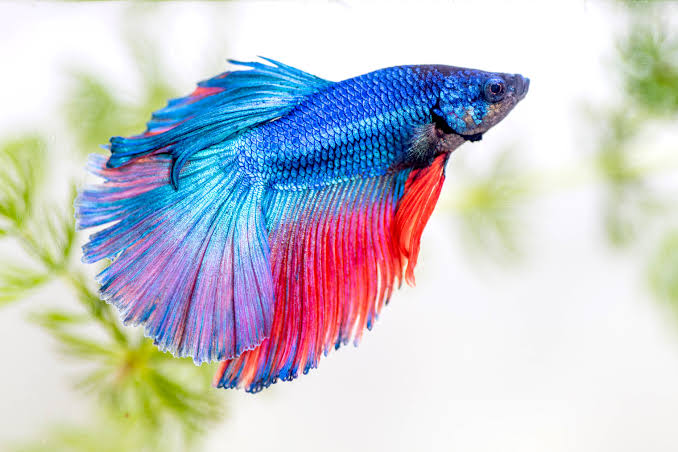
#> input picture 10-Apuntes/Pez.jpg, 678 x 452 px, given in place of the camera
$ python modeloHSVvideo.py
#> lines starting #> are read from the running program, lines starting #| are printed output that depends on the picture; after the words box and inside, x2 and y2 are one past the last pixel; in counts of white or black regions, pixels touching at a corner belong together
#Mostrar solo un color especifico de un video
import cv2 as cv
import numpy as np

cap = cv.VideoCapture(0)

while True:
  ret, img = cap.read()
#> img is the input picture: shape (452, 678, 3); mean B, G, R 205.7, 199.1, 197.3
  if ret:
    hsv = cv.cvtColor(img, cv.COLOR_BGR2HSV)
#> hsv: shape (452, 678, 3); mean H, S, V 66, 65.8, 226.4
    ubb = (25,50,100)
    uba = (35, 255, 255)

    mask = cv.inRange(hsv, ubb, uba)
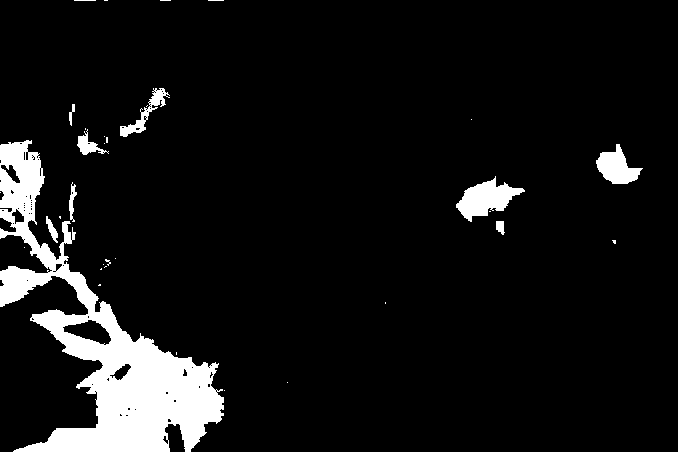
#> mask: shape (452, 678); 8.1% white; 34 white regions (24 under 20 px), largest, box (x1, y1, x2, y2) and area: (0, 140, 224, 452) 20869, (456, 176, 525, 222) 1518, (596, 144, 643, 184) 1016
    res = cv.bitwise_and(img, img, mask=mask)
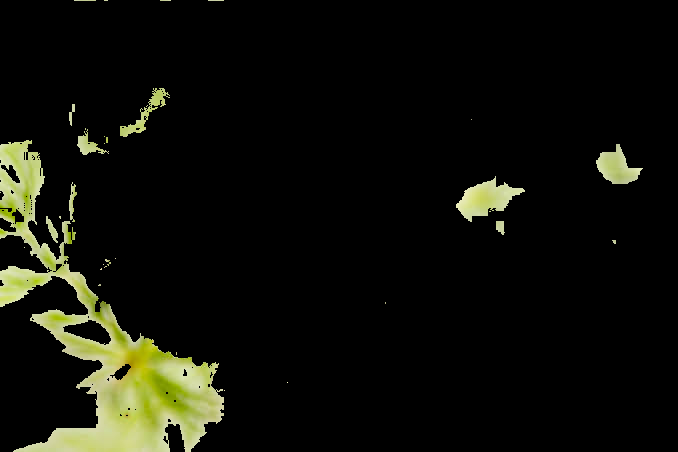
#> res: shape (452, 678, 3); mean B, G, R 9.4, 16.4, 15.6

    cv.imshow('img', img)
    cv.imshow('res', res)

    k = cv.waitKey(1) & 0xFF
#> (key Esc is pressed here)
    if k == 27:
      break

cap.release()
cv.destroyAllWindows()
